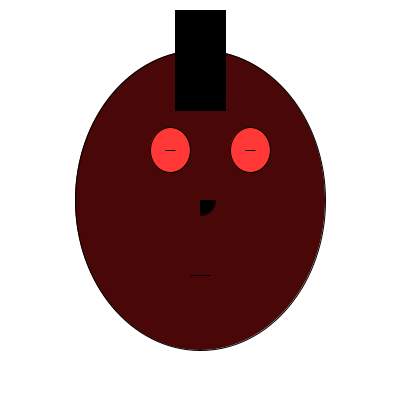
Frame 1 (no input)
Frame 60 (the mouse pressed at the canvas centre just before this capture): identical to frame 1, image omitted
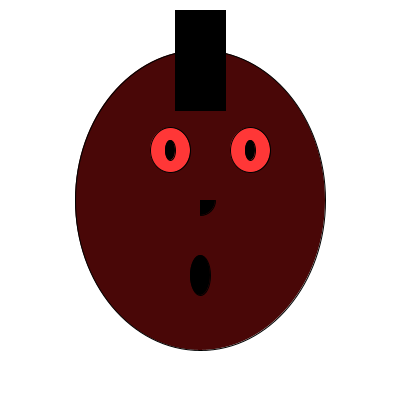
Frame 120 (the mouse held since frame 60 and released just before this capture)

The Processing sketch that drew these frames (run headless with seeded random() and noise(); from frame 60 on, the mouse is pressed at the canvas centre):

// Processing sketch: processing_170810
// ── processing_170810.pde

void setup(){
  size (400, 400);
   
} 
 
void draw (){
  background (255);
  fill(73, 7, 7);
  ellipse (200 ,200 ,250 ,300 );
  fill(255, 55, 55);
  ellipse (250, 150, 40, 45);
  fill(255, 55, 55);
  ellipse (170, 150, 40, 45);
  fill (0);
  ellipse (200, 275, 20,mouseY/5);
  rect (175,10, 50, 100);
  ellipse (250, 150, 10, mouseY/10);
  ellipse (170, 150, 10, mouseY/10);
  
  arc(200, 200, 30, 30, 0, HALF_PI);
  
  

  
   
   
}
